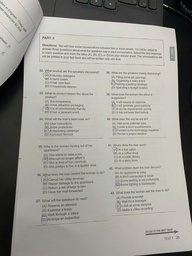
#> input picture test_image.jpg, 192 x 256 px, shrunk from 1920 x 2560 before the run
$ python test_perspective.py
#> lines starting #> are read from the running program, lines starting #| are printed output that depends on the picture
#> further down, image is the input picture: shape (256, 192, 3); mean B, G, R 147.6, 154.4, 155.1
### src/sobel.py
import numpy as np

from src.convolution import convolution2d


def to_grayscale(image):
    """
    Chuyển ảnh màu BGR sang ảnh xám bằng NumPy.

    Parameters
    ----------
    image : np.ndarray
        Ảnh đầu vào.
        Có thể là ảnh xám H x W
        hoặc ảnh màu H x W x 3.

    Returns
    -------
    gray : np.ndarray
        Ảnh xám float32.
    """

    # Nếu ảnh đã là grayscale
    if image.ndim == 2:
        return image.astype(np.float32)

    # Kiểm tra ảnh màu phải có 3 kênh
    if image.ndim != 3 or image.shape[2] != 3:
        raise ValueError(
            "Ảnh đầu vào phải là ảnh xám hoặc ảnh màu BGR 3 kênh."
        )

    # OpenCV đọc ảnh theo thứ tự BGR
    b = image[:, :, 0].astype(np.float32)
    g = image[:, :, 1].astype(np.float32)
    r = image[:, :, 2].astype(np.float32)

    # Công thức chuyển RGB -> grayscale
    gray = (
        0.114 * b
        + 0.587 * g
        + 0.299 * r
    )

    return gray


# [154 lines left out: functions normalize_to_uint8, sobel, sobel_edge, not called in this run]

### src/convolution.py
import numpy as np


def convolution2d(image, kernel, padding="reflect"):
    """
    Thực hiện phép tích chập 2D giữa ảnh xám và kernel.

    Parameters
    ----------
    image : np.ndarray
        Ảnh xám 2 chiều, kích thước H x W.

    kernel : np.ndarray
        Ma trận kernel, ví dụ 3x3 hoặc 5x5.

    padding : str
        Phương pháp xử lý biên.
        Mặc định là "reflect".

    Returns
    -------
    output : np.ndarray
        Ảnh kết quả kiểu float32,
        có cùng kích thước với ảnh đầu vào.
    """
#> called with kernel = array of shape (5, 5), padding = 'reflect'

    # Kiểm tra ảnh phải là ảnh xám 2 chiều
    if image.ndim != 2:
        raise ValueError(
            "convolution2d chỉ nhận ảnh xám 2 chiều."
        )

    # Kiểm tra kernel phải là ma trận 2 chiều
    if kernel.ndim != 2:
        raise ValueError(
            "Kernel phải là ma trận 2 chiều."
        )

    # Kernel nên có kích thước lẻ
    kh, kw = kernel.shape

    if kh % 2 == 0 or kw % 2 == 0:
        raise ValueError(
            "Kernel phải có kích thước lẻ, ví dụ 3x3 hoặc 5x5."
        )

    # Chuyển sang float32 để tránh tràn số uint8
    image = image.astype(np.float32)
    kernel = kernel.astype(np.float32)

    # Tính số pixel cần padding
    pad_h = kh // 2
    pad_w = kw // 2

    # Padding ảnh
    padded = np.pad(
        image,
        (
            (pad_h, pad_h),
            (pad_w, pad_w)
        ),
        mode=padding
    )
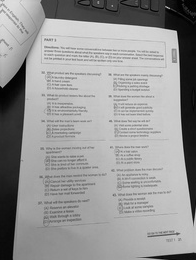
#> padded: shape (260, 196) float32; min 0, max 231.1, mean 151.1

    # Tạo ảnh đầu ra
    output = np.zeros(
        image.shape,
        dtype=np.float32
    )

    height, width = image.shape

    # Quét qua từng pixel
    for y in range(height):
        for x in range(width):

            # Lấy vùng ảnh có kích thước bằng kernel
            region = padded[
                y:y + kh,
                x:x + kw
            ]

            # Nhân từng phần tử và cộng lại
            output[y, x] = np.sum(
                region * kernel
            )
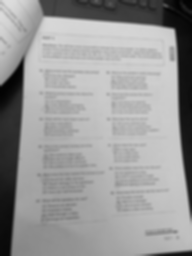
#> output: shape (256, 192) float32; min 2.62, max 220.4, mean 153.8

    return output

### src/canny.py
import numpy as np

from src.convolution import convolution2d
from src.sobel import to_grayscale
from src.log_detector import gaussian_kernel


def non_maximum_suppression(magnitude, direction):
    """
    Làm mảnh biên bằng Non-Maximum Suppression.

    Parameters
    ----------
    magnitude : np.ndarray
        Độ lớn gradient.

    direction : np.ndarray
        Hướng gradient theo độ.

    Returns
    -------
    output : np.ndarray
        Ảnh gradient sau khi làm mảnh.
    """

    height, width = magnitude.shape

    output = np.zeros(
        (height, width),
        dtype=np.float32
    )

    # Đưa góc về miền [0, 180)
    angle = direction.copy()

    angle[angle < 0] += 180

    for y in range(1, height - 1):
        for x in range(1, width - 1):

            current = magnitude[y, x]

            neighbor1 = 0
            neighbor2 = 0

            # Hướng 0 độ
            if (
                0 <= angle[y, x] < 22.5
                or 157.5 <= angle[y, x] <= 180
            ):
                neighbor1 = magnitude[y, x - 1]
                neighbor2 = magnitude[y, x + 1]

            # Hướng 45 độ
            elif 22.5 <= angle[y, x] < 67.5:
                neighbor1 = magnitude[y - 1, x + 1]
                neighbor2 = magnitude[y + 1, x - 1]

            # Hướng 90 độ
            elif 67.5 <= angle[y, x] < 112.5:
                neighbor1 = magnitude[y - 1, x]
                neighbor2 = magnitude[y + 1, x]

            # Hướng 135 độ
            elif 112.5 <= angle[y, x] < 157.5:
                neighbor1 = magnitude[y - 1, x - 1]
                neighbor2 = magnitude[y + 1, x + 1]

            # Chỉ giữ local maximum
            if (
                current >= neighbor1
                and current >= neighbor2
            ):
                output[y, x] = current

    return output


def automatic_thresholds(gray, sigma=0.33):
    """
    Tự động tính ngưỡng thấp và cao dựa trên median ảnh.

    Parameters
    ----------
    gray : np.ndarray
        Ảnh grayscale.

    sigma : float
        Hệ số điều chỉnh ngưỡng.

    Returns
    -------
    low_threshold : float
    high_threshold : float
    """

    median_value = np.median(gray)

    low_threshold = max(
        0,
        (1.0 - sigma) * median_value
    )

    high_threshold = min(
        255,
        (1.0 + sigma) * median_value
    )

    return (
        float(low_threshold),
        float(high_threshold)
    )


def double_threshold(
    image,
    low_threshold,
    high_threshold
):
    """
    Phân loại pixel thành:
    strong edge
    weak edge
    non-edge.
    """

    strong_value = 255
    weak_value = 75

    result = np.zeros(
        image.shape,
        dtype=np.uint8
    )

    strong_y, strong_x = np.where(
        image >= high_threshold
    )

    weak_y, weak_x = np.where(
        (image >= low_threshold)
        & (image < high_threshold)
    )

    result[
        strong_y,
        strong_x
    ] = strong_value

    result[
        weak_y,
        weak_x
    ] = weak_value

    return (
        result,
        weak_value,
        strong_value
    )


def hysteresis(
    image,
    weak_value=75,
    strong_value=255
):
    """
    Giữ weak edge nếu nó nối với strong edge.

    Parameters
    ----------
    image : np.ndarray
        Ảnh sau double threshold.

    Returns
    -------
    result : np.ndarray
        Ảnh biên cuối cùng.
    """

    result = image.copy()

    height, width = result.shape

    changed = True

    while changed:
        changed = False

        for y in range(1, height - 1):
            for x in range(1, width - 1):

                if result[y, x] == weak_value:

                    region = result[
                        y - 1:y + 2,
                        x - 1:x + 2
                    ]

                    if np.any(
                        region == strong_value
                    ):
                        result[y, x] = strong_value
                        changed = True

    # Các weak edge còn lại bị loại
    result[
        result != strong_value
    ] = 0

    return result


def canny(
    image,
    gaussian_size=5,
    gaussian_sigma=1.4,
    threshold_sigma=0.33
):
    """
    Thuật toán Canny tự cài đặt.

    Pipeline:
    1. Gaussian smoothing
    2. Gradient magnitude + direction
    3. Non-Maximum Suppression
    4. Double threshold + hysteresis

    Parameters
    ----------
    image : np.ndarray
        Ảnh màu hoặc grayscale.

    gaussian_size : int
        Kích thước Gaussian kernel.

    gaussian_sigma : float
        Sigma Gaussian.

    threshold_sigma : float
        Hệ số tính ngưỡng tự động.

    Returns
    -------
    result : dict
        gray
        blurred
        gx
        gy
        magnitude
        direction
        nms
        threshold
        edge
        low_threshold
        high_threshold
    """

    # ==========================================
    # BƯỚC 1: GRAYSCALE
    # ==========================================

    gray = to_grayscale(
        image
    )


    # ==========================================
    # BƯỚC 2: GAUSSIAN SMOOTHING
    # ==========================================

    g_kernel = gaussian_kernel(
        size=gaussian_size,
        sigma=gaussian_sigma
    )

    blurred = convolution2d(
        gray,
        g_kernel
    )


    # ==========================================
    # BƯỚC 3: SOBEL GRADIENT
    # ==========================================

    kernel_x = np.array([
        [-1, 0, 1],
        [-2, 0, 2],
        [-1, 0, 1]
    ], dtype=np.float32)

    kernel_y = np.array([
        [-1, -2, -1],
        [0,  0,  0],
        [1,  2,  1]
    ], dtype=np.float32)


    gx = convolution2d(
        blurred,
        kernel_x
    )
#> call 2 of convolution2d, with kernel = array of shape (3, 3), padding = 'reflect'
#> in convolution2d (call 2), `padded = np.pad( image, ( (pad_h, pad_h), (pad_w, pad_w) ), mode=paddi..`:
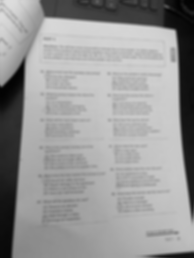
#> padded: shape (258, 194) float32; min 2.62, max 220.4, mean 152.5
#> after the loop in convolution2d (call 2), `for y in range(height):`:
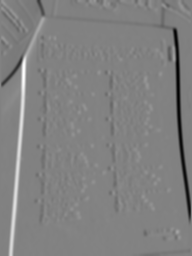
#> output: shape (256, 192) float32; min -419, max 405.1, mean -1.5; drawn with min black and max white

    gy = convolution2d(
        blurred,
        kernel_y
    )
#> call 3 of convolution2d, with kernel = array of shape (3, 3), padding = 'reflect'
#> after the loop in convolution2d (call 3), `for y in range(height):`:
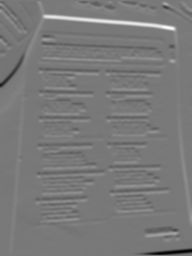
#> output: shape (256, 192) float32; min -364.4, max 401.2, mean 1; drawn with min black and max white


    magnitude = np.sqrt(
        gx ** 2 + gy ** 2
    )
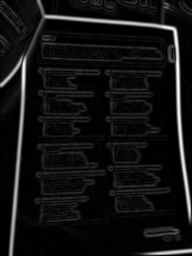
#> magnitude: shape (256, 192) float32; min 0, max 419.3, mean 30.5; drawn with min black and max white


    direction = np.degrees(
        np.arctan2(
            gy,
            gx
        )
    )


    # ==========================================
    # BƯỚC 4: NON-MAXIMUM SUPPRESSION
    # ==========================================

    nms = non_maximum_suppression(
        magnitude,
        direction
    )
#> (the rest of the program and of its run is left out)
